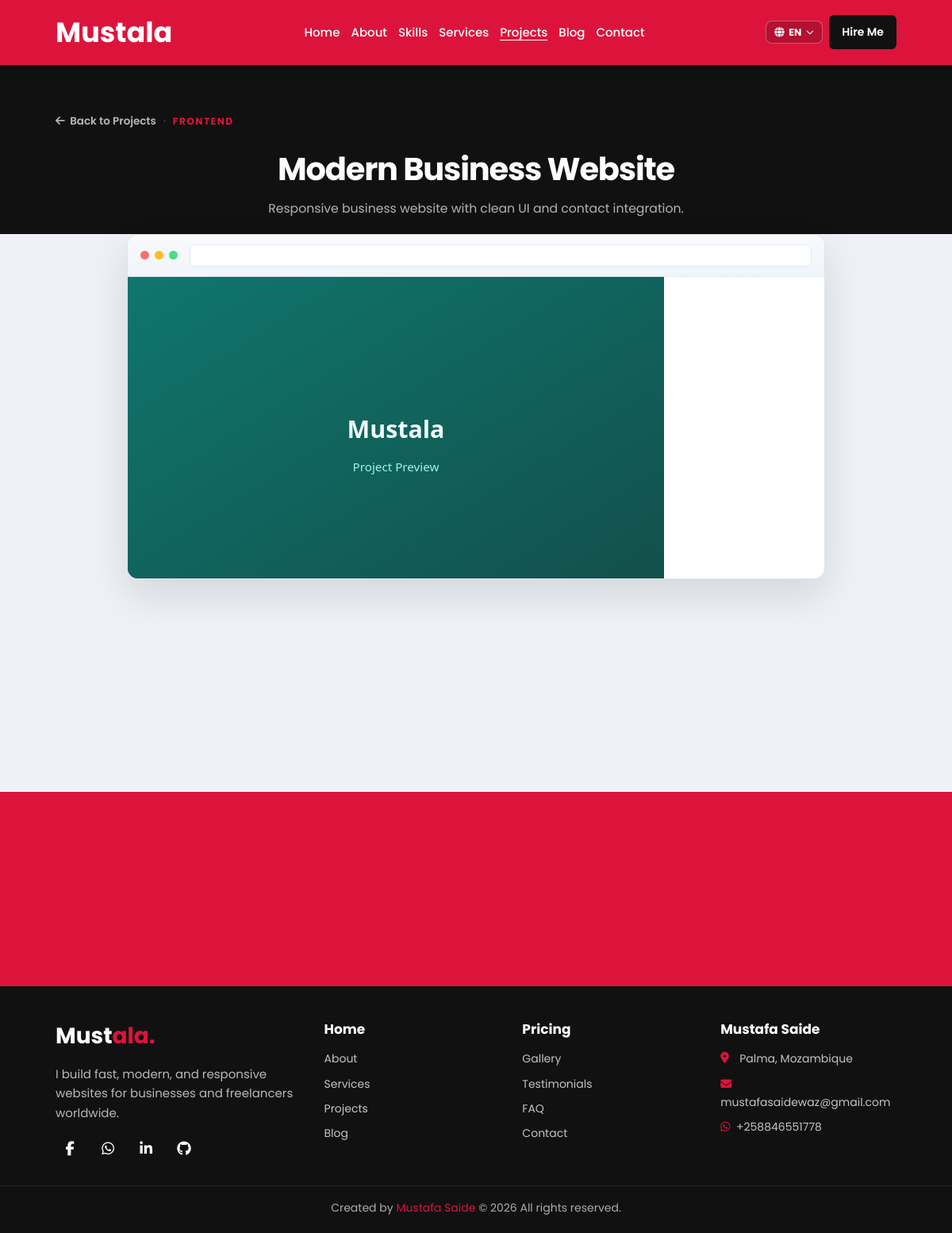
The page /project.php?slug=modern-business-website on the database its author committed.
### tables this page shows
CREATE TABLE IF NOT EXISTS projects (
  id INT UNSIGNED AUTO_INCREMENT PRIMARY KEY,
  title VARCHAR(200) NOT NULL,
  slug VARCHAR(220) NOT NULL UNIQUE,
  description TEXT,
  content LONGTEXT,
  category_id INT UNSIGNED NULL,
  featured_image VARCHAR(255) DEFAULT NULL,
  video_url VARCHAR(500) DEFAULT NULL,
  tech_stack VARCHAR(500) DEFAULT NULL,
  live_demo VARCHAR(500) DEFAULT NULL,
  github_url VARCHAR(500) DEFAULT NULL,
  is_featured TINYINT(1) DEFAULT 0,
  status ENUM('draft','published') DEFAULT 'published',
  views INT UNSIGNED DEFAULT 0,
  created_at TIMESTAMP DEFAULT CURRENT_TIMESTAMP,
  updated_at TIMESTAMP DEFAULT CURRENT_TIMESTAMP ON UPDATE CURRENT_TIMESTAMP,
  FOREIGN KEY (category_id) REFERENCES categories(id) ON DELETE SET NULL
);

CREATE TABLE IF NOT EXISTS categories (
  id INT UNSIGNED AUTO_INCREMENT PRIMARY KEY,
  name VARCHAR(100) NOT NULL,
  slug VARCHAR(120) NOT NULL UNIQUE,
  type ENUM('blog','portfolio','gallery') NOT NULL DEFAULT 'blog',
  created_at TIMESTAMP DEFAULT CURRENT_TIMESTAMP
);

### includes/functions.php (called while the page is built, shortened)
<?php
function e(?string $str): string
{
    return htmlspecialchars($str ?? '', ENT_QUOTES, 'UTF-8');
}
function url(string $path = ''): string
{
    $path = ltrim($path, '/');
    return BASE_URL . '/' . $path;
}
function asset(string $path): string
{
    return url('assets/' . ltrim($path, '/'));
}
function localizeProject(array $row): array
{
    foreach (['title', 'description', 'content'] as $field) {
        $row[$field] = localizedField($row, $field, 'project');
    }
    if (!empty($row['category_slug'])) {
        $row['category_name'] = localizedCategoryName((string)($row['category_name'] ?? ''), (string)$row['category_slug']);
    }
    return $row;
}
function isImageMediaPath(?string $path): bool
{
    $path = strtolower(trim((string)$path));
    if ($path === '') {
        return false;
    }
    $ext = strtolower(pathinfo(parse_url($path, PHP_URL_PATH) ?: $path, PATHINFO_EXTENSION));
    $videoExt = ['mp4', 'webm', 'ogg', 'ogv', 'mov', 'avi', 'mkv', 'm4v', 'wmv'];
    return !in_array($ext, $videoExt, true);
}
function projectUniqueGalleryImages(array $rows, ?string $featuredPath = null): array
{
    $out = [];
    return $out;
}
function getProjectBySlug(string $slug): ?array
{
    $db = getDB();
    try {
        $stmt = $db->prepare("SELECT p.*, c.name AS category_name, c.slug AS category_slug FROM projects p
            LEFT JOIN categories c ON c.id=p.category_id WHERE p.slug=? AND p.status='published'");
        $stmt->execute([$slug]);
        $project = $stmt->fetch();
        if ($project) {
            $project = localizeProject($project);
            $db->prepare('UPDATE projects SET views = views + 1 WHERE id=?')->execute([$project['id']]);
            $img = $db->prepare('SELECT * FROM project_images WHERE project_id=? ORDER BY sort_order');
            $img->execute([$project['id']]);
            $project['images'] = $img->fetchAll();
        }
        return $project ?: null;
    } catch (Exception $e) {
        return null;
    }
}

### includes/lang.php (called while the page is built, shortened)
<?php
function getLang(): string
{
    return DEFAULT_LANG;
}
function loadTranslations(): array
{
    static $translations = null;
    if ($translations !== null) {
        return $translations;
    }
    $lang = getLang();
    $enFile = BASE_PATH . '/lang/en.php';
    $en = file_exists($enFile) ? require $enFile : [];
    $file = BASE_PATH . '/lang/' . $lang . '.php';
    $translations = ($lang === 'en' || !file_exists($file))
        ? $en
        : array_merge($en, require $file);
    return $translations;
}
function __(string $key, ?string $fallback = null): string
{
    $t = loadTranslations();
    if (isset($t[$key]) && $t[$key] !== '') {
        return $t[$key];
    }
    return $fallback ?? $key;
}
function langEntityKey(string $slug): string
{
    return preg_replace('/[^a-z0-9_]/', '_', strtolower($slug));
}
function localizedField(array $row, string $field, string $entityPrefix): string
{
    $lang = getLang();
    $localizedColumn = $field . '_' . $lang;
    $slug = (string)($row['slug'] ?? '');
    if ($slug !== '') {
        $key = $entityPrefix . '_' . langEntityKey($slug) . '_' . $field;
        $value = __($key);
    }
    return (string)($row[$field] ?? '');
}
function localizedCategoryName(string $name, string $slug): string
{
    $key = 'category_' . langEntityKey($slug) . '_name';
    $value = __($key);
    return $value !== $key ? $value : $name;
}

### project.php (the view, shortened to what this page needs)
<?php
$slug = $_GET['slug'] ?? '';
$project = $slug ? getProjectBySlug($slug) : null;
require_once __DIR__ . '/includes/header.php';
$images = $project['images'] ?? [];
$categoryLabel = strtoupper((string)($project['category_name'] ?? ''));
$featuredPath = (string)($project['featured_image'] ?? '');
$featuredUrl = isImageMediaPath($featuredPath) ? mediaUrl($featuredPath) : asset('img/placeholder.svg');
$thumbImages = projectUniqueGalleryImages($images, $featuredPath);
$galleryUrls = array_values(array_map(static function ($img) {
    return mediaUrl($img['image_path'] ?? null);
}, $thumbImages));
?>
<link rel="stylesheet" href="<?= asset('css/projects.css') ?>">
<section class="page-hero project-detail-hero">
    <div class="max-width">
        <div class="project-detail-topbar reveal">
            <a class="project-detail-back" href="<?= url('projects.php') ?>">
                <i class="fas fa-arrow-left" aria-hidden="true"></i> <?= e(__('project_back')) ?>
            </a>
            <?php if ($categoryLabel !== ''): ?>
            <span class="project-detail-topbar-sep" aria-hidden="true">·</span>
            <span class="project-detail-topbar-cat"><?= e($categoryLabel) ?></span>
            <?php endif; ?>
        </div>
        <div class="project-detail-hero-copy reveal">
            <h1><?= e($project['title']) ?></h1>
            <?php if (!empty($project['description'])): ?>
            <p><?= e($project['description']) ?></p>
            <?php endif; ?>
        </div>
    </div>
</section>
<section class="project-detail-body">
    <div class="max-width">
        <div class="project-detail-showcase reveal" data-project-gallery="<?= e(json_encode($galleryUrls, JSON_UNESCAPED_SLASHES)) ?>">
            <div class="project-browser">
                <div class="project-browser-bar" aria-hidden="true">
                    <span></span><span></span><span></span>
                    <div class="project-browser-url"></div>
                </div>
                <div class="project-browser-stage">
                    <a class="project-browser-viewport" id="project-main-link" href="<?= e($featuredUrl) ?>" title="<?= e(__('view_full_image')) ?>">
                        <img id="project-main-image" src="<?= e($featuredUrl) ?>" alt="<?= e($project['title']) ?>" loading="eager" width="960" height="540">
                    </a>
                </div>
            </div>
        </div>
        <div class="project-detail-layout">
        </div>
    </div>
</section>
<section class="cta-band project-detail-cta">
</section>
<?php require_once __DIR__ . '/includes/footer.php'; ?>

### assets/css/style.css (style rules this page uses)
:root { --crimson: #dc143c; --crimson-deep: #b01030; --dark: #111; --card-dark: #222; --muted: #555; --line: #e5e5e5; --max: 1300px; --nav-h: 70px; --font: "Poppins", sans-serif; --ease: all 0.3s ease; }
*, *::before, *::after { margin: 0; padding: 0; box-sizing: border-box; text-decoration: none; }
html { scroll-behavior: smooth; scroll-padding-top: calc(var(--nav-h) + 12px); overflow-x: hidden; }
body { font-family: var(--font); background: #fff; color: #111; line-height: 1.65; overflow-x: hidden; }
img, video { max-width: 100%; display: block; }
a { color: inherit; }
.max-width, .container { max-width: var(--max); padding: 0 70px; margin: 0 auto; width: 100%; }
section { padding: 80px 0; }
.page-hero { padding: 140px 0 60px; background: var(--dark); color: #fff; text-align: center; }
.page-hero h1 { font-size: 40px; font-weight: 700; margin-bottom: 10px; }
.page-hero p { color: #ccc; max-width: 640px; margin: 0 auto; }
.cta-band { background: var(--crimson); color: #fff; text-align: center; padding: 55px 20px; }
.reveal { opacity: 0; transform: translateY(18px); transition: opacity 0.6s ease, transform 0.6s ease; }
.reveal.visible { opacity: 1; transform: none; }

### assets/css/projects.css (style rules this page uses)
.project-page .project-detail-hero { text-align: center; padding-bottom: 4.5rem; }
.project-detail-topbar { display: flex; align-items: center; justify-content: flex-start; flex-wrap: wrap; gap: 0.35rem 0.55rem; margin-bottom: 1.5rem; text-align: left; }
.project-detail-back { display: inline-flex; align-items: center; gap: 0.4rem; color: rgba(255, 255, 255, 0.7); font-size: 0.84rem; font-weight: 600; transition: color 0.2s ease; }
.project-detail-topbar-sep { color: rgba(255, 255, 255, 0.28); }
.project-detail-topbar-cat { color: var(--crimson, #dc143c); font-size: 0.76rem; font-weight: 700; letter-spacing: 0.12em; }
.project-detail-hero-copy h1 { max-width: 780px; margin: 0 auto 0.75rem; font-size: clamp(1.75rem, 4.5vw, 2.5rem); line-height: 1.18; letter-spacing: -0.03em; }
.project-detail-hero-copy p { max-width: 620px; margin: 0 auto; color: rgba(255, 255, 255, 0.68); line-height: 1.6; font-size: 0.98rem; }
.project-detail-body { background: #eef1f5; padding: 0 0 4rem; }
.project-detail-body > .max-width { padding-top: 0; }
.project-detail-showcase { margin-top: -3.25rem; margin-bottom: 2rem; max-width: 880px; margin-left: auto; margin-right: auto; }
.project-browser { background: #fff; border-radius: 14px; overflow: hidden; border: 1px solid #dfe5ec; box-shadow: 0 20px 50px rgba(15, 23, 42, 0.12); }
.project-browser-bar { display: flex; align-items: center; gap: 7px; padding: 0.75rem 1rem; background: linear-gradient(180deg, #f8fafc 0%, #f1f5f9 100%); border-bottom: 1px solid #e2e8f0; }
.project-browser-bar span { width: 11px; height: 11px; border-radius: 50%; background: #cbd5e1; }
.project-browser-bar span:nth-child(1) { background: #f87171; }
.project-browser-bar span:nth-child(2) { background: #fbbf24; }
.project-browser-bar span:nth-child(3) { background: #4ade80; }
.project-browser-url { flex: 1; height: 28px; margin-left: 0.5rem; border-radius: 6px; background: #fff; border: 1px solid #e2e8f0; }
.project-browser-stage { position: relative; }
.project-browser-viewport { position: relative; display: block; aspect-ratio: 16 / 9; max-height: min(42vw, 380px); overflow: hidden; background: #0f172a; text-decoration: none; color: inherit; cursor: zoom-in; }
.project-browser-viewport img { display: block; width: 100%; height: 100%; object-fit: cover; object-position: top center; transition: transform 0.35s ease; }
.project-detail-layout { display: grid; grid-template-columns: minmax(0, 1fr) 320px; gap: 1.5rem; align-items: start; }
.project-detail-cta { padding: 3rem 1.25rem calc(3rem + env(safe-area-inset-bottom, 0px)); }

### rows shown on the page
projects: id.name "FRONTEND", title "Modern Business Website", description "Responsive business website with clean UI and contact integration."

### other values the page prints
__('nav_home') "Home"
__('nav_about') "About"
__('skills') "Skills"
__('nav_services') "Services"
__('nav_portfolio') "Projects"
__('nav_blog') "Blog"
__('nav_contact') "Contact"
$currentLabel "EN"
__('cta_hire') "Hire Me"
__('project_back') "Back to Projects"
__('hero_subtitle') "I build fast, modern, and responsive websites for businesses and freelancers worldwide."
__('nav_pricing') "Pricing"
__('nav_gallery') "Gallery"
__('nav_testimonials') "Testimonials"
__('nav_faq') "FAQ"
